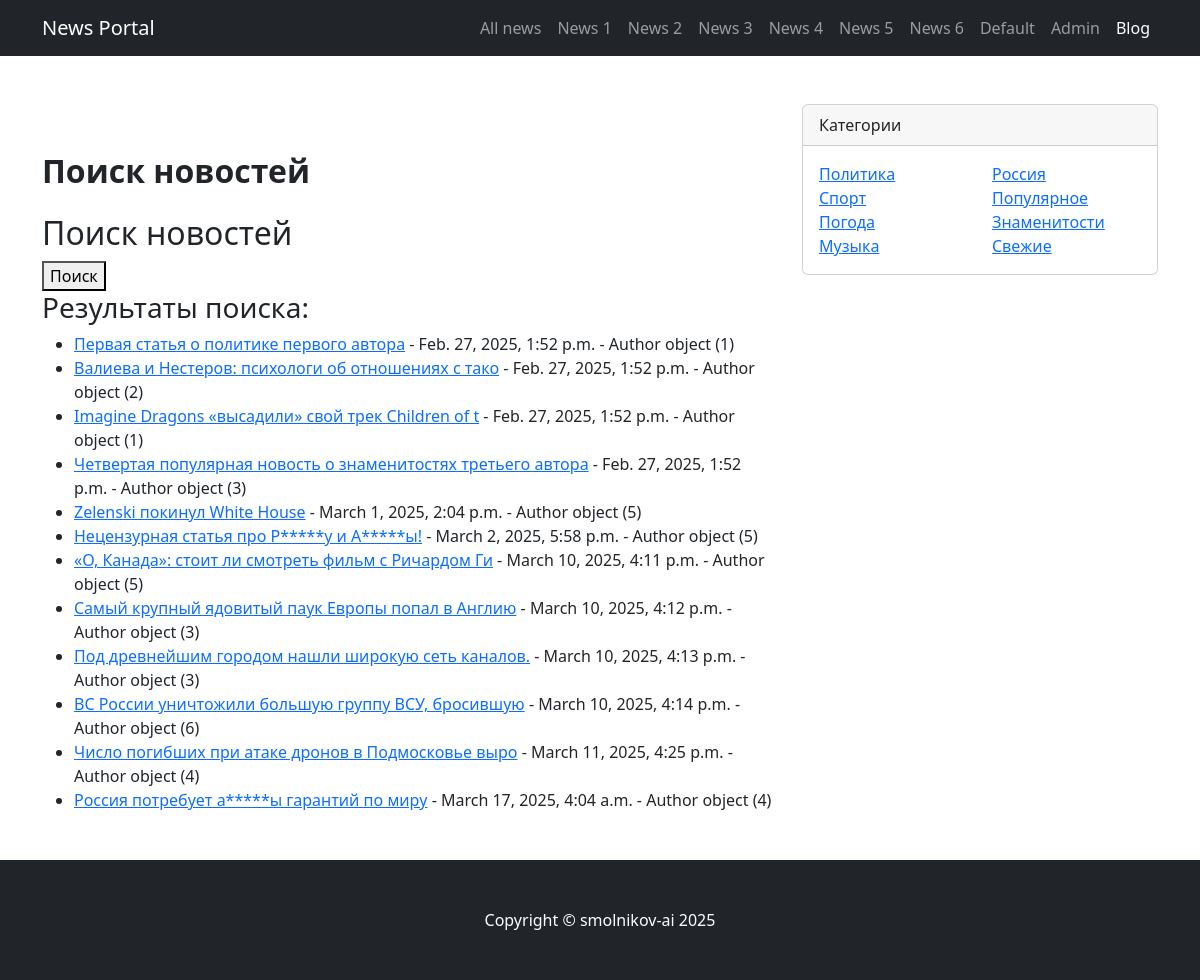
Page /news/search/ on the earlier database version.
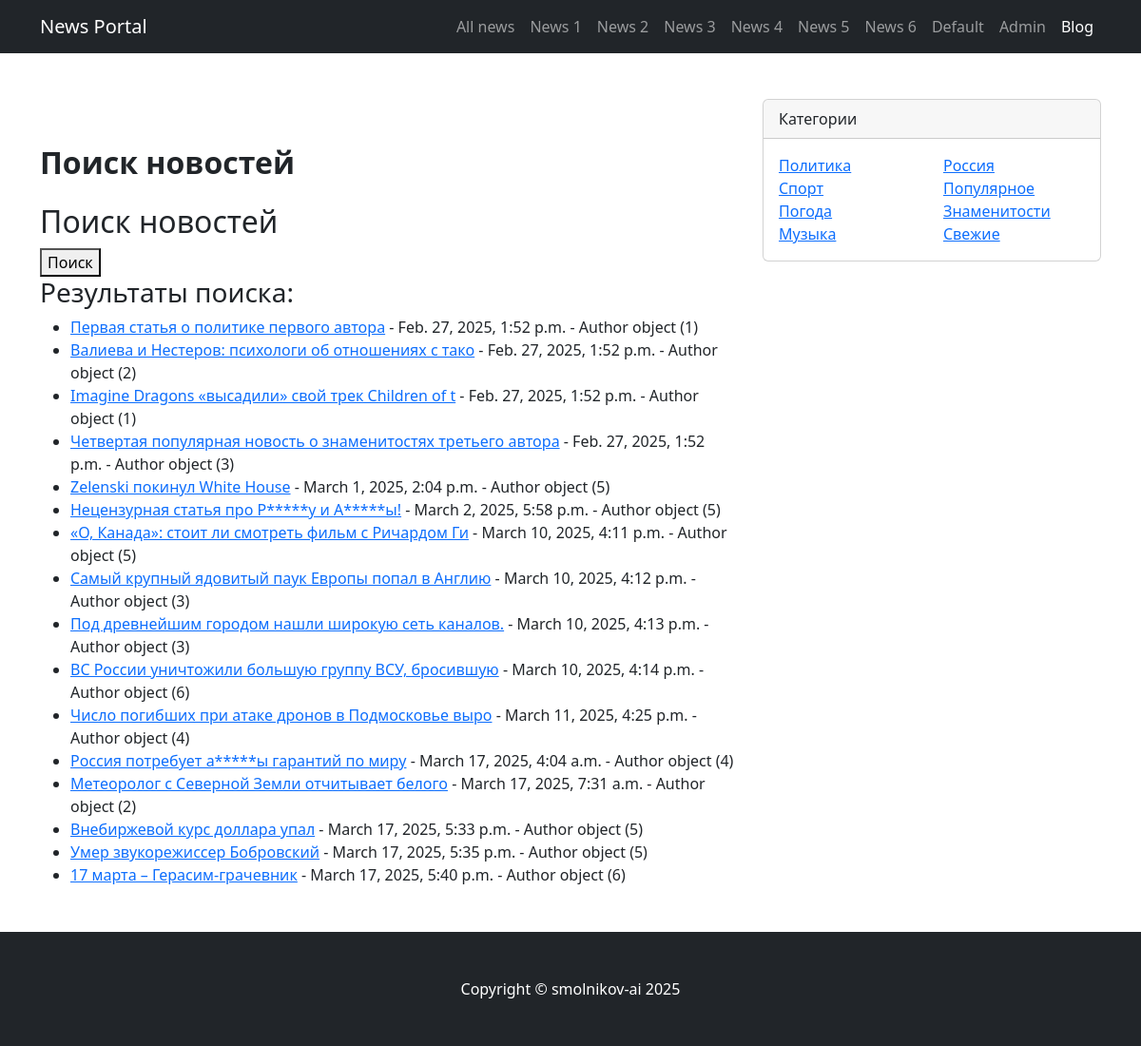
Same page on the later database version.
### news/models.py (models this page shows, shortened)
class Post(models.Model):
    author = models.ForeignKey(Author, on_delete=models.CASCADE)
    type = models.CharField(choices=POST_TYPES, max_length=2, default='NW')
    date_time_in = models.DateTimeField(auto_now_add=True)
    categories = models.ManyToManyField(Category, through='PostCategory')
    title = models.CharField(max_length=50)
    content = models.TextField()
    rating_post = models.IntegerField(default=0)

class Author(models.Model):
    user = models.OneToOneField(User, on_delete=models.CASCADE)
    rating_author = models.IntegerField(default=0)
    """
    According to the terms of reference, the overall rating of the author is determined by the amount:
    - triple total rating of all posts by the author
    - the total rating of all the author's comments
    - the total rating of all comments on the author's articles

    It starts when a reaction (like/dislike, post/comment) is added
    """

### news/views.py (the view)
# urls.py: path('news/search/', news_search, name='post_search'),
def news_search(request):
    form = NewsSearchForm(request.GET)  # Заполняем форму данными из GET-запроса
    news = Post.objects.all()  # Получаем все новости (изначально)
    if form.is_valid():
        title = form.cleaned_data.get('title')
        author = form.cleaned_data.get('author')
        date_after = form.cleaned_data.get('date_after')
        if title:
            news = news.filter(title__icontains=title)  # Поиск по названию
        if author:
            news = news.filter(
                author__user__username__icontains=author)  # Поиск по автору (предполагается поле author в модели)
        if date_after:
            news = news.filter(date_time_in__gte=date_after)  # Дата позже указанной
    context = {
        'form': form,
        'news': news,
    }
    return render(request, 'post_search.html', context)

### news/forms.py (called while the page is built)
    def clean_date_after(self):  # Если нужно, добавляем валидацию даты
        date_after = self.cleaned_data.get('date_after')
        return date_after

### news/templatetags/custom_filters.py (called while the page is built)
@register.filter()
def censor(value):
    incorrect_list = ['Редиск', 'Ананас', 'LGBT']
    for incorrect_word in incorrect_list:
        value = value.replace(incorrect_word[1:], '*' * (len(incorrect_word) - 1))
    return value

### templates/post_search.html (shortened to what this page needs)
{% extends 'flatpages/default.html' %}
{% load custom_filters %}
{% load custom_tags %}
{% block title %}
    Поиск новостей
{% endblock title %}
{% block content %}
    <h2>Поиск новостей</h2>
    <form method="get">
        <button type="submit">Поиск</button>
    </form>
    {% if news %}
        <h3>Результаты поиска:</h3>
        <ul>
            {% for item in news %}
                <li>
                    <a href="{% url 'post_detail' item.id %}">{{ item.title|censor }}</a>
                    - {{ item.date_time_in }} - {{ item.author }}
                </li>
            {% endfor %}
        </ul>
    {% else %}
        <p>Ничего не найдено.</p>
    {% endif %}
{% endblock content %}

### templates/flatpages/default.html (shortened to what this page needs)
<!DOCTYPE html>
<html lang="en">
    <head>
        {% load static %}
        <link href="{% static 'css/styles.css' %}" rel="stylesheet" />
    </head>
    <body>
        <nav class="navbar navbar-expand-lg navbar-dark bg-dark">
            <div class="container">
                <a class="navbar-brand" href="#!">News Portal</a>
                <div class="collapse navbar-collapse" id="navbarSupportedContent">
                    <ul class="navbar-nav ms-auto mb-2 mb-lg-0">
                        <li class="nav-item"><a class="nav-link" href="/news/">All news</a></li>
                        <li class="nav-item"><a class="nav-link" href="/news/1">News 1</a></li>
                        <li class="nav-item"><a class="nav-link" href="/news/2">News 2</a></li>
                        <li class="nav-item"><a class="nav-link" href="/news/3">News 3</a></li>
                        <li class="nav-item"><a class="nav-link" href="/news/4">News 4</a></li>
                        <li class="nav-item"><a class="nav-link" href="/news/5">News 5</a></li>
                        <li class="nav-item"><a class="nav-link" href="/news/6">News 6</a></li>
                        <li class="nav-item"><a class="nav-link" href="/default/">Default</a></li>
                        <li class="nav-item"><a class="nav-link" href="/admin/">Admin</a></li>
                        <li class="nav-item"><a class="nav-link active" aria-current="page" href="#">Blog</a></li>
                    </ul>
                </div>
            </div>
        </nav>
        <div class="container mt-5">
            <div class="row">
                <div class="col-lg-8">
                    <article>
                        <section class="mb-5">
                            <h2 class="fw-bolder mb-4 mt-5">
                                {% block title %}
                                {% endblock title %}
                            </h2>
                            <p class="fs-5 mb-4">
                                {% block content %}
                                {% endblock content %}
                            </p>
                        </section>
                    </article>
                </div>
                <div class="col-lg-4">
                    <div class="card mb-4">
                        <div class="card-header">Категории</div>
                        <div class="card-body">
                            <div class="row">
                                <div class="col-sm-6">
                                    <ul class="list-unstyled mb-0">
                                        <li><a href="#!">Политика</a></li>
                                        <li><a href="#!">Спорт</a></li>
                                        <li><a href="#!">Погода</a></li>
                                        <li><a href="#!">Музыка</a></li>
                                    </ul>
                                </div>
                                <div class="col-sm-6">
                                    <ul class="list-unstyled mb-0">
                                        <li><a href="#!">Россия</a></li>
                                        <li><a href="#!">Популярное</a></li>
                                        <li><a href="#!">Знаменитости</a></li>
                                        <li><a href="#!">Свежие</a></li>
                                    </ul>
                                </div>
                            </div>
                        </div>
                    </div>
                </div>
            </div>
        </div>
        <footer class="py-5 bg-dark">
            <div class="container"><p class="m-0 text-center text-white">Copyright &copy; smolnikov-ai 2025</p></div>
        </footer>
    </body>
</html>

Differences in the rows shown:
added Post: title|censor "Метеоролог с Северной Земли отчитывает белого", date_time_in "March 17, 2025, 7:31 a.m.", author "Author object (2)"
added Post: title|censor "Внебиржевой курс доллара упал", date_time_in "March 17, 2025, 5:33 p.m.", author "Author object (5)"
added Post: title|censor "Умер звукорежиссер Бобровский", date_time_in "March 17, 2025, 5:35 p.m.", author "Author object (5)"
added Post: title|censor "17 марта – Герасим-грачевник", date_time_in "March 17, 2025, 5:40 p.m.", author "Author object (6)"
